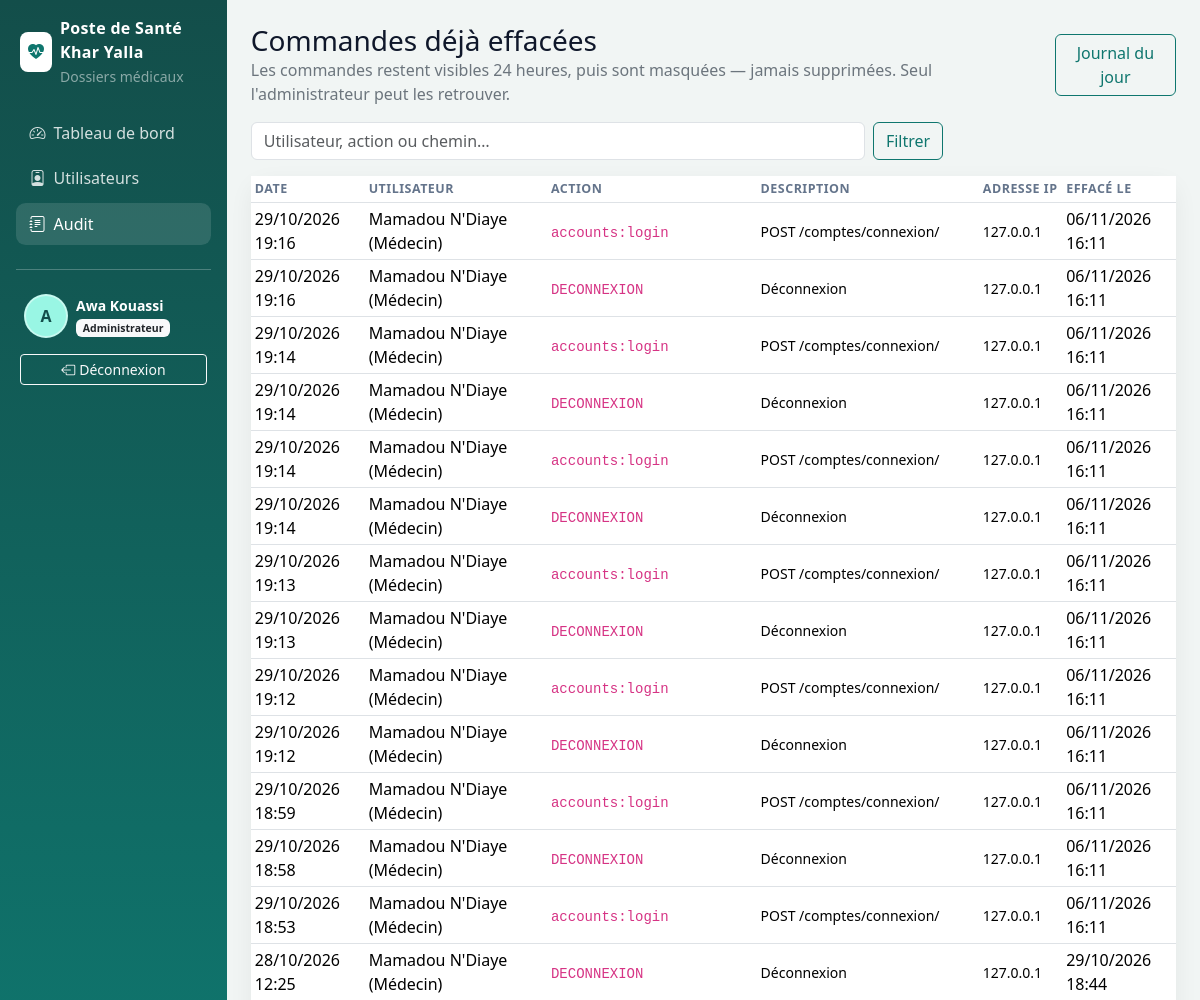
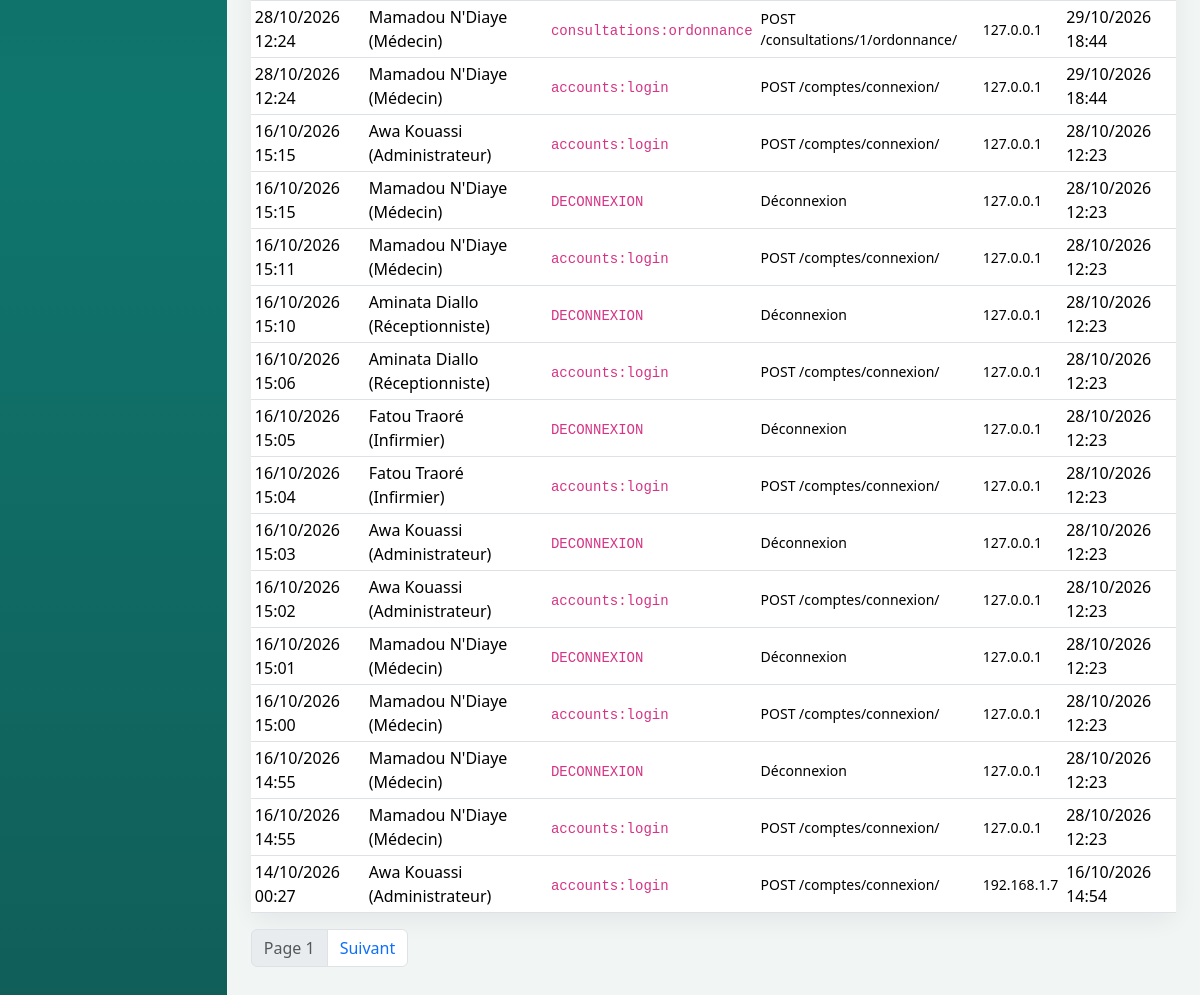
The page /comptes/audit/?archives=1 (signed in) on the database its author committed (2 pictures, top to bottom).
### accounts/models.py (models this page shows, shortened)
class User(AbstractUser):
    class Role(models.TextChoices):
        ADMIN = "ADMIN", "Administrateur"
        MEDECIN = "MEDECIN", "Médecin"
        INFIRMIER = "INFIRMIER", "Infirmier"
        RECEPTIONNISTE = "RECEPTIONNISTE", "Réceptionniste"
    ROLES_CREABLES = (
        (Role.MEDECIN, "Médecin"),
        (Role.INFIRMIER, "Infirmier"),
        (Role.RECEPTIONNISTE, "Réceptionniste"),
    )
    role = models.CharField(
        "rôle",
        max_length=20,
        choices=Role.choices,
        default=Role.RECEPTIONNISTE,
        help_text="Ça décide ce que la personne a le droit de faire.",
    )
    telephone = models.CharField("téléphone", max_length=30, blank=True)
    photo = models.ImageField(
        "photo de profil",
        upload_to=photo_upload_to,
        blank=True,
        null=True,
    )
    class Meta:
        verbose_name = "utilisateur"
        verbose_name_plural = "utilisateurs"
        ordering = ["last_name", "first_name", "username"]
    def __str__(self):
        nom = self.get_full_name().strip() or self.username
        return f"{nom} ({self.get_role_display()})"
    def is_admin(self):
        return self.role == self.Role.ADMIN
    def is_medecin(self):
        return self.role == self.Role.MEDECIN
    def is_infirmier(self):
        return self.role == self.Role.INFIRMIER
    def is_receptionniste(self):
        return self.role == self.Role.RECEPTIONNISTE
    def is_soignant(self):
        return self.role in (self.Role.MEDECIN, self.Role.INFIRMIER)

class AuditLog(models.Model):
    utilisateur = models.ForeignKey(
        User,
        on_delete=models.SET_NULL,
        null=True,
        blank=True,
        related_name="audits",
    )
    action = models.CharField(max_length=80)
    description = models.TextField(blank=True)
    methode = models.CharField(max_length=10, blank=True)
    chemin = models.CharField(max_length=255, blank=True)
    adresse_ip = models.GenericIPAddressField(null=True, blank=True)
    created_at = models.DateTimeField("enregistré le", auto_now_add=True)
    efface_le = models.DateTimeField("effacé du journal le", null=True, blank=True)
    class Meta:
        ordering = ["-created_at"]
        verbose_name = "entrée d'audit"
        verbose_name_plural = "journal d'audit"

### accounts/views.py (the view, shortened to what this page needs)
# urls.py: path("audit/", AuditListView.as_view(), name="audit"),
class AuditListView(AdminMixin, ListView):
    model = AuditLog
    template_name = "accounts/audit_list.html"
    context_object_name = "entrees"
    paginate_by = 30
    def get_queryset(self):
        qs = AuditLog.objects.select_related("utilisateur")
        archives = self.request.GET.get("archives") == "1"
        if archives:
            qs = qs.filter(efface_le__isnull=False)
        else:
            qs = qs.filter(efface_le__isnull=True)
        q = self.request.GET.get("q", "").strip()
        return qs
    def get_context_data(self, **kwargs):
        ctx = super().get_context_data(**kwargs)
        ctx["archives"] = self.request.GET.get("archives") == "1"
        ctx["q"] = self.request.GET.get("q", "")
        ctx["maintenant"] = timezone.now()
        return ctx

### accounts/audit.py (called while the page is built)
def masquer_commandes_expirees():
    seuil = timezone.now() - timedelta(hours=24)
    return AuditLog.objects.filter(efface_le__isnull=True, created_at__lt=seuil).update(
        efface_le=timezone.now()
    )

### accounts/context_processors.py (called while the page is built, shortened)
def role_flags(request):
    user = getattr(request, "user", None)
    return {
        "is_admin_role": user.is_admin(),
        "is_medecin_role": user.is_medecin(),
        "is_infirmier_role": user.is_infirmier(),
        "is_reception_role": user.is_receptionniste(),
        "is_soignant_role": user.is_soignant(),
    }

def structure(_request):
    from django.conf import settings
    return {"NOM_STRUCTURE": getattr(settings, "NOM_STRUCTURE", "Poste de Santé Khar Yalla")}

### accounts/permissions.py (called while the page is built)
    def test_func(self):
        user = self.request.user
        if not user.is_authenticated:
            return False
        return user.role in self.allowed_roles

### templates/accounts/audit_list.html (shortened to what this page needs)
{% extends "base.html" %}
{% block content %}
<div class="d-flex justify-content-between align-items-center mb-3">
  <div>
    <h1 class="h3 mb-0">{% if archives %}Commandes déjà effacées{% else %}Journal d'audit (24 h){% endif %}</h1>
    <p class="text-secondary mb-0">
      Les commandes restent visibles 24 heures, puis sont masquées — jamais supprimées.
      Seul l'administrateur peut les retrouver.
    </p>
  </div>
  {% if archives %}
    <a class="btn btn-outline-success" href="{% url 'accounts:audit' %}">Journal du jour</a>
  {% else %}
    <a class="btn btn-outline-secondary" href="{% url 'accounts:audit' %}?archives=1">Retrouver les commandes effacées</a>
  {% endif %}
</div>
<form class="row g-2 mb-3" method="get">
  <div class="col-md-8">
    <input class="form-control" name="q" value="{{ q }}" placeholder="Utilisateur, action ou chemin…">
  </div>
  <div class="col-md-4">
    <button class="btn btn-outline-success" type="submit">Filtrer</button>
  </div>
</form>
<div class="card stat-card">
  <div class="table-responsive">
    <table class="table table-sm align-middle mb-0">
      <thead>
        <tr>
          <th>Date</th>
          <th>Utilisateur</th>
          <th>Action</th>
          <th>Description</th>
          <th>Adresse IP</th>
          {% if archives %}<th>Effacé le</th>{% endif %}
        </tr>
      </thead>
      <tbody>
      {% for e in entrees %}
        <tr>
          <td>{{ e.created_at|date:"d/m/Y H:i" }}</td>
          <td>{{ e.utilisateur|default:"—" }}</td>
          <td><code>{{ e.action }}</code></td>
          <td class="small">{{ e.description }}</td>
          <td class="small">{{ e.adresse_ip|default:"—" }}</td>
          {% if archives %}<td>{{ e.efface_le|date:"d/m/Y H:i" }}</td>{% endif %}
        </tr>
      {% empty %}
        <tr><td colspan="6" class="p-4 text-secondary">Aucune commande dans cette vue.</td></tr>
      {% endfor %}
      </tbody>
    </table>
  </div>
</div>
{% if is_paginated %}
<nav class="mt-3">
  <ul class="pagination">
    <li class="page-item disabled"><span class="page-link">Page {{ page_obj.number }}</span></li>
    {% if page_obj.has_next %}
      <li class="page-item"><a class="page-link" href="?q={{ q }}{% if archives %}&archives=1{% endif %}&page={{ page_obj.next_page_number }}">Suivant</a></li>
    {% endif %}
  </ul>
</nav>
{% endif %}
{% endblock %}

### templates/base.html (shortened to what this page needs)
<!DOCTYPE html>
<html lang="fr">
<head>
  <link href="https://cdn.jsdelivr.net/npm/bootstrap@5.3.3/dist/css/bootstrap.min.css" rel="stylesheet">
  <link href="https://cdn.jsdelivr.net/npm/bootstrap-icons@1.11.3/font/bootstrap-icons.min.css" rel="stylesheet">
  {% load static %}
  <link rel="stylesheet" href="{% static 'css/app.css' %}">
</head>
<body class="app-body">
  <div class="d-flex">
    <aside class="sidebar text-white p-3 no-print">
      <div class="d-flex align-items-center gap-2 mb-4 px-1">
        <span class="bg-white text-success rounded-3 p-2"><i class="bi bi-heart-pulse-fill"></i></span>
        <div>
          <div class="brand">{{ NOM_STRUCTURE }}</div>
          <small class="text-white-50">Dossiers médicaux</small>
        </div>
      </div>
      <nav class="nav flex-column gap-1">
        <a class="nav-link {% if request.resolver_match.url_name == 'dashboard' %}active{% endif %}" href="{% url 'reports:dashboard' %}">
          <i class="bi bi-speedometer2 me-2"></i>Tableau de bord
        </a>
        {% if is_admin_role %}
        <a class="nav-link " href="{% url 'accounts:utilisateurs' %}">
          <i class="bi bi-person-badge me-2"></i>Utilisateurs
        </a>
        <a class="nav-link {% if request.resolver_match.url_name == 'audit' %}active{% endif %}" href="{% url 'accounts:audit' %}">
          <i class="bi bi-journal-text me-2"></i>Audit
        </a>
        {% endif %}
      </nav>
      <hr class="border-light opacity-25 my-4">
      <a href="{% url 'accounts:profil' %}" class="d-flex align-items-center gap-2 px-2 text-white text-decoration-none">
        {% if request.user.photo %}
          <img src="{{ request.user.photo.url }}" alt="Photo de profil" class="avatar-profil">
        {% else %}
          <span class="avatar-profil avatar-fallback">{{ request.user.first_name|slice:":1"|default:request.user.username|slice:":1"|upper }}</span>
        {% endif %}
        <div class="small">
          <div class="fw-semibold">{{ request.user.get_full_name|default:request.user.username }}</div>
          <span class="badge text-bg-light text-dark badge-role">{{ request.user.get_role_display }}</span>
        </div>
      </a>
      <form method="post" action="{% url 'accounts:logout' %}" class="mt-3 px-1">
        <button class="btn btn-outline-light btn-sm w-100" type="submit">
          <i class="bi bi-box-arrow-left me-1"></i>Déconnexion
        </button>
      </form>
    </aside>
    <main class="flex-grow-1 p-4">
      {% block content %}{% endblock %}
    </main>
  </div>
</body>
</html>

### static/css/app.css (style rules this page uses)
:root { --hc-teal: #0f766e; --hc-teal-dark: #115e59; --hc-teal-deep: #134e4a; --hc-ink: #0f172a; --hc-muted: #64748b; --hc-bg: #f1f5f4; }
html, body { height: 100%; }
body.app-body { background: var(--hc-bg); color: var(--hc-ink); }
.btn-outline-success { color: var(--hc-teal); border-color: var(--hc-teal); }
.text-success { color: var(--hc-teal) !important; }
.sidebar { width: 260px; min-height: 100vh; background: linear-gradient(180deg, var(--hc-teal-deep) 0%, var(--hc-teal) 55%, var(--hc-teal-dark) 100%); }
.sidebar .brand { font-weight: 700; letter-spacing: .02em; }
.sidebar .nav-link { color: rgba(255,255,255,.82); border-radius: .6rem; padding: .55rem .85rem; }
.sidebar .nav-link:hover, .sidebar .nav-link.active { background: rgba(255,255,255,.12); color: #fff; }
.stat-card { border: 0; border-radius: 1rem; box-shadow: 0 8px 24px rgba(15, 23, 42, .06); background: #fff; }
.table thead th { font-size: .78rem; text-transform: uppercase; letter-spacing: .04em; color: var(--hc-muted); }
.badge-role { font-weight: 600; }
.avatar-profil { width: 44px; height: 44px; border-radius: 50%; object-fit: cover; border: 2px solid rgba(255,255,255,.45); flex-shrink: 0; }
.avatar-fallback { display: inline-flex; align-items: center; justify-content: center; background: #99f6e4; color: var(--hc-teal-deep); font-weight: 700; }

### rows shown on the page
User: user.first_name "A", user.get_full_name "Awa Kouassi", user.role "Administrateur"
AuditLog: created_at "29/10/2026 19:16", utilisateur "Mamadou N'Diaye (Médecin)", action "accounts:login", description "POST /comptes/connexion/", adresse_ip "127.0.0.1", efface_le "06/11/2026 16:11"
AuditLog: created_at "29/10/2026 19:16", utilisateur "Mamadou N'Diaye (Médecin)", action "DECONNEXION", description "Déconnexion", adresse_ip "127.0.0.1", efface_le "06/11/2026 16:11"
AuditLog: created_at "29/10/2026 19:14", utilisateur "Mamadou N'Diaye (Médecin)", action "accounts:login", description "POST /comptes/connexion/", adresse_ip "127.0.0.1", efface_le "06/11/2026 16:11"
AuditLog: created_at "29/10/2026 19:14", utilisateur "Mamadou N'Diaye (Médecin)", action "DECONNEXION", description "Déconnexion", adresse_ip "127.0.0.1", efface_le "06/11/2026 16:11"
AuditLog: created_at "29/10/2026 19:14", utilisateur "Mamadou N'Diaye (Médecin)", action "accounts:login", description "POST /comptes/connexion/", adresse_ip "127.0.0.1", efface_le "06/11/2026 16:11"
AuditLog: created_at "29/10/2026 19:14", utilisateur "Mamadou N'Diaye (Médecin)", action "DECONNEXION", description "Déconnexion", adresse_ip "127.0.0.1", efface_le "06/11/2026 16:11"
AuditLog: created_at "29/10/2026 19:13", utilisateur "Mamadou N'Diaye (Médecin)", action "accounts:login", description "POST /comptes/connexion/", adresse_ip "127.0.0.1", efface_le "06/11/2026 16:11"
AuditLog: created_at "29/10/2026 19:13", utilisateur "Mamadou N'Diaye (Médecin)", action "DECONNEXION", description "Déconnexion", adresse_ip "127.0.0.1", efface_le "06/11/2026 16:11"
AuditLog: created_at "29/10/2026 19:12", utilisateur "Mamadou N'Diaye (Médecin)", action "accounts:login", description "POST /comptes/connexion/", adresse_ip "127.0.0.1", efface_le "06/11/2026 16:11"
AuditLog: created_at "29/10/2026 19:12", utilisateur "Mamadou N'Diaye (Médecin)", action "DECONNEXION", description "Déconnexion", adresse_ip "127.0.0.1", efface_le "06/11/2026 16:11"
AuditLog: created_at "29/10/2026 18:59", utilisateur "Mamadou N'Diaye (Médecin)", action "accounts:login", description "POST /comptes/connexion/", adresse_ip "127.0.0.1", efface_le "06/11/2026 16:11"
AuditLog: created_at "29/10/2026 18:58", utilisateur "Mamadou N'Diaye (Médecin)", action "DECONNEXION", description "Déconnexion", adresse_ip "127.0.0.1", efface_le "06/11/2026 16:11"
AuditLog: created_at "29/10/2026 18:53", utilisateur "Mamadou N'Diaye (Médecin)", action "accounts:login", description "POST /comptes/connexion/", adresse_ip "127.0.0.1", efface_le "06/11/2026 16:11"
AuditLog: created_at "28/10/2026 12:25", utilisateur "Mamadou N'Diaye (Médecin)", action "DECONNEXION", description "Déconnexion", adresse_ip "127.0.0.1", efface_le "29/10/2026 18:44"
AuditLog: created_at "28/10/2026 12:24", utilisateur "Mamadou N'Diaye (Médecin)", action "consultations:ordonnance", description "POST /consultations/1/ordonnance/", adresse_ip "127.0.0.1", efface_le "29/10/2026 18:44"
AuditLog: created_at "28/10/2026 12:24", utilisateur "Mamadou N'Diaye (Médecin)", action "accounts:login", description "POST /comptes/connexion/", adresse_ip "127.0.0.1", efface_le "29/10/2026 18:44"
AuditLog: created_at "16/10/2026 15:15", utilisateur "Awa Kouassi (Administrateur)", action "accounts:login", description "POST /comptes/connexion/", adresse_ip "127.0.0.1", efface_le "28/10/2026 12:23"
AuditLog: created_at "16/10/2026 15:15", utilisateur "Mamadou N'Diaye (Médecin)", action "DECONNEXION", description "Déconnexion", adresse_ip "127.0.0.1", efface_le "28/10/2026 12:23"
AuditLog: created_at "16/10/2026 15:11", utilisateur "Mamadou N'Diaye (Médecin)", action "accounts:login", description "POST /comptes/connexion/", adresse_ip "127.0.0.1", efface_le "28/10/2026 12:23"
AuditLog: created_at "16/10/2026 15:10", utilisateur "Aminata Diallo (Réceptionniste)", action "DECONNEXION", description "Déconnexion", adresse_ip "127.0.0.1", efface_le "28/10/2026 12:23"
AuditLog: created_at "16/10/2026 15:06", utilisateur "Aminata Diallo (Réceptionniste)", action "accounts:login", description "POST /comptes/connexion/", adresse_ip "127.0.0.1", efface_le "28/10/2026 12:23"
AuditLog: created_at "16/10/2026 15:05", utilisateur "Fatou Traoré (Infirmier)", action "DECONNEXION", description "Déconnexion", adresse_ip "127.0.0.1", efface_le "28/10/2026 12:23"
AuditLog: created_at "16/10/2026 15:04", utilisateur "Fatou Traoré (Infirmier)", action "accounts:login", description "POST /comptes/connexion/", adresse_ip "127.0.0.1", efface_le "28/10/2026 12:23"
AuditLog: created_at "16/10/2026 15:03", utilisateur "Awa Kouassi (Administrateur)", action "DECONNEXION", description "Déconnexion", adresse_ip "127.0.0.1", efface_le "28/10/2026 12:23"
AuditLog: created_at "16/10/2026 15:02", utilisateur "Awa Kouassi (Administrateur)", action "accounts:login", description "POST /comptes/connexion/", adresse_ip "127.0.0.1", efface_le "28/10/2026 12:23"
AuditLog: created_at "16/10/2026 15:01", utilisateur "Mamadou N'Diaye (Médecin)", action "DECONNEXION", description "Déconnexion", adresse_ip "127.0.0.1", efface_le "28/10/2026 12:23"
AuditLog: created_at "16/10/2026 15:00", utilisateur "Mamadou N'Diaye (Médecin)", action "accounts:login", description "POST /comptes/connexion/", adresse_ip "127.0.0.1", efface_le "28/10/2026 12:23"
AuditLog: created_at "16/10/2026 14:55", utilisateur "Mamadou N'Diaye (Médecin)", action "DECONNEXION", description "Déconnexion", adresse_ip "127.0.0.1", efface_le "28/10/2026 12:23"
AuditLog: created_at "16/10/2026 14:55", utilisateur "Mamadou N'Diaye (Médecin)", action "accounts:login", description "POST /comptes/connexion/", adresse_ip "127.0.0.1", efface_le "28/10/2026 12:23"
AuditLog: created_at "14/10/2026 00:27", utilisateur "Awa Kouassi (Administrateur)", action "accounts:login", description "POST /comptes/connexion/", adresse_ip "192.168.1.7", efface_le "16/10/2026 14:54"

### other values the page prints
{{ NOM_STRUCTURE }} "Poste de Santé Khar Yalla"
{{ page_obj.number }} "1"
